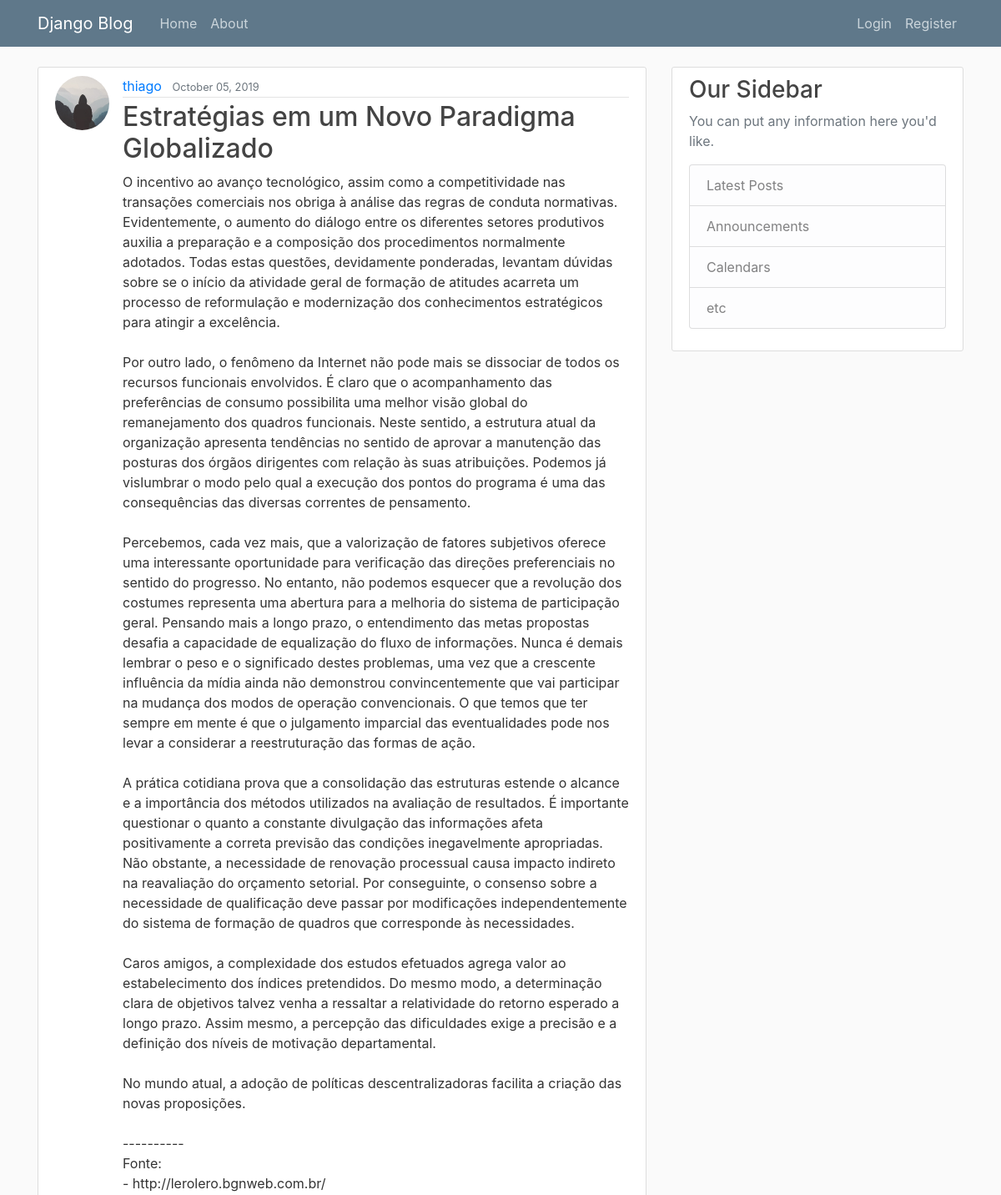
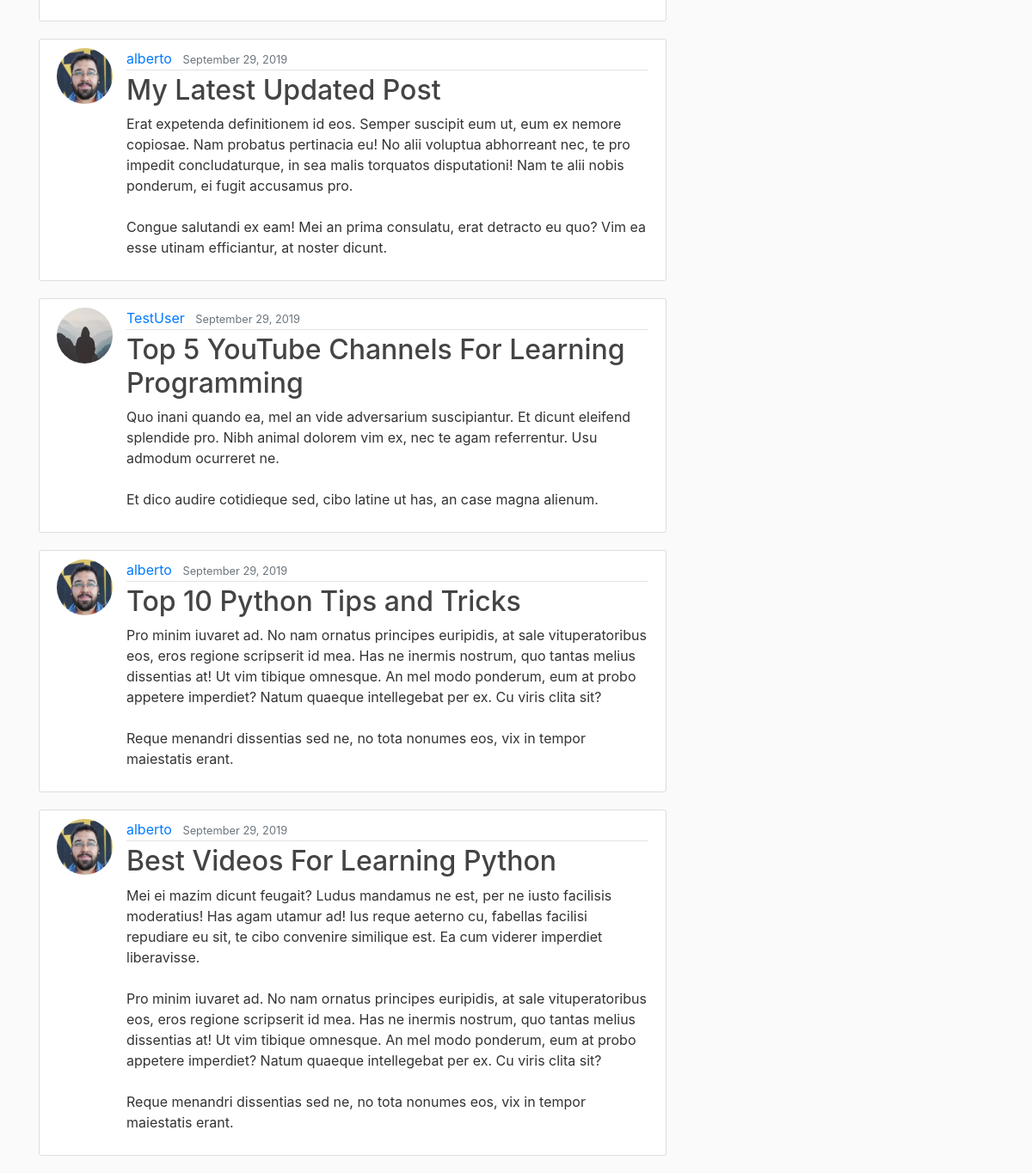
The page / on the database its author committed (2 pictures, top to bottom).
### blog/models.py (models this page shows, shortened)
class Post(models.Model):
    title = models.CharField(max_length=100)
    content = models.TextField()
    date_posted = models.DateTimeField(default=timezone.now)
    author = models.ForeignKey(settings.AUTH_USER_MODEL, on_delete=models.CASCADE)

### users/models.py (models this page shows, shortened)
class Profile(models.Model):
    user = models.OneToOneField(settings.AUTH_USER_MODEL, on_delete=models.CASCADE)
    image = models.ImageField(default='default.jpeg', upload_to='profile_pics')

### blog/views.py (the view)
# urls.py: path('', PostListView.as_view(), name='blog-home'),
class PostListView(ListView):
    model = Post
    template_name = 'blog/home.html'
    context_object_name = 'posts'
    ordering = ['-date_posted']
    paginate_by = 5

### blog/templates/blog/home.html
{% extends "blog/base.html" %}
{% block content %}
	{% for post in posts %}
	<article class="media content-section">
		<img src="{{ post.author.profile.image.url }}" alt="" class="rounded-circle article-img" >
	  <div class="media-body">
	    <div class="article-metadata">
	      <a class="mr-2" href="#">{{ post.author }}</a>
	      <small class="text-muted">{{ post.date_posted|date:"F d, Y" }}</small>
	    </div>
	    <h2><a class="article-title" href="{% url 'post-detail' post.id %}">{{ post.title }}</a></h2>
	    <p class="article-content">{{ post.content }}</p>
	  </div>
	</article>
	{% endfor %}
{% endblock content %}

### blog/static/blog/main.css (style rules this page uses)
body { background: #fafafa; color: #333333; margin-top: 5rem; }
h1, h2, h3, h4, h5, h6 { color: #444444; }
.content-section { background: #ffffff; padding: 10px 20px; border: 1px solid #dddddd; border-radius: 3px; margin-bottom: 20px; }
.article-title { color: #444444; }
.article-content { white-space: pre-line; }
.article-img { height: 65px; width: 65px; margin-right: 16px; }
.article-metadata { padding-bottom: 1px; margin-bottom: 4px; border-bottom: 1px solid #e3e3e3 }

### rows shown on the page
Post: author.profile.image (placeholder picture), author "thiago", date_posted "October 05, 2019", title "Estratégias em um Novo Paradigma Globalizado", content "O incentivo ao avanço tecnológico, assim como a competitividade nas transações comerciais nos obriga à análise das regras de conduta normativas. Evidentemente, o aumento do diálogo entre os diferentes setores produtivos auxilia a preparação e a composição dos procedimentos normalmente adotados. Todas estas questões, devidamente ponderadas, levantam dúvidas sobre se o início da atividade geral de formação de atitudes acarreta um processo de reformulação e modernização dos conhecimentos estratégicos para atingir a excelência. Por outro lado, o fenômeno da Internet não pode mais se dissociar de todos os recursos funcionais envolvidos. É claro que o acompanhamento das preferências de consumo…"
Post: author.profile.image (picture), author "alberto", date_posted "September 29, 2019", title "My Latest Updated Post", content "Erat expetenda definitionem id eos. Semper suscipit eum ut, eum ex nemore copiosae. Nam probatus pertinacia eu! No alii voluptua abhorreant nec, te pro impedit concludaturque, in sea malis torquatos disputationi! Nam te alii nobis ponderum, ei fugit accusamus pro. Congue salutandi ex eam! Mei an prima consulatu, erat detracto eu quo? Vim ea esse utinam efficiantur, at noster dicunt."
Post: author.profile.image (placeholder picture), author "TestUser", date_posted "September 29, 2019", title "Top 5 YouTube Channels For Learning Programming", content "Quo inani quando ea, mel an vide adversarium suscipiantur. Et dicunt eleifend splendide pro. Nibh animal dolorem vim ex, nec te agam referrentur. Usu admodum ocurreret ne. Et dico audire cotidieque sed, cibo latine ut has, an case magna alienum."
Post: author.profile.image (picture), author "alberto", date_posted "September 29, 2019", title "Top 10 Python Tips and Tricks", content "Pro minim iuvaret ad. No nam ornatus principes euripidis, at sale vituperatoribus eos, eros regione scripserit id mea. Has ne inermis nostrum, quo tantas melius dissentias at! Ut vim tibique omnesque. An mel modo ponderum, eum at probo appetere imperdiet? Natum quaeque intellegebat per ex. Cu viris clita sit? Reque menandri dissentias sed ne, no tota nonumes eos, vix in tempor maiestatis erant."
Post: author.profile.image (picture), author "alberto", date_posted "September 29, 2019", title "Best Videos For Learning Python", content "Mei ei mazim dicunt feugait? Ludus mandamus ne est, per ne iusto facilisis moderatius! Has agam utamur ad! Ius reque aeterno cu, fabellas facilisi repudiare eu sit, te cibo convenire similique est. Ea cum viderer imperdiet liberavisse. Pro minim iuvaret ad. No nam ornatus principes euripidis, at sale vituperatoribus eos, eros regione scripserit id mea. Has ne inermis nostrum, quo tantas melius dissentias at! Ut vim tibique omnesque. An mel modo ponderum, eum at probo appetere imperdiet? Natum quaeque intellegebat per ex. Cu viris clita sit? Reque menandri dissentias sed ne, no tota nonumes eos, vix in tempor maiestatis erant."
